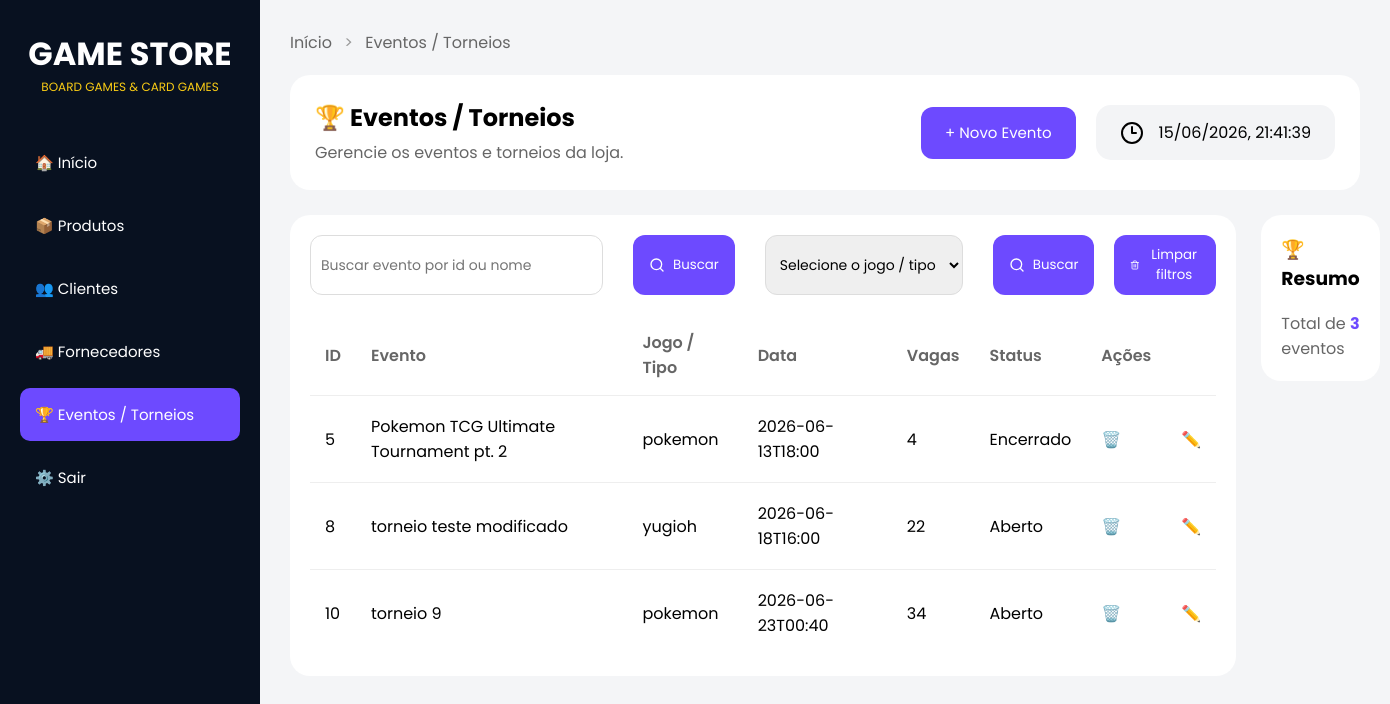
/eventos, run on the app's committed database.
### tables this page shows
CREATE TABLE eventos (
            id INTEGER PRIMARY KEY AUTOINCREMENT,
            nome TEXT NOT NULL,
            jogo TEXT NOT NULL,
            data TEXT NOT NULL,
            vagas INTEGER NOT NULL
        );

### routes.py (the view)
@app.route("/eventos")
def eventos():
    criar_tabela_eventos()
    lista = listar_eventos()
    eventos_com_status = [] #outra lista para nn mecher no banco de dados, pois nn fizemos uma coluna status de verdade
    for evento in lista:
        status = obter_status_evento(
            evento[3],#data
            evento[4]#vagas
        )
        evento = list(evento)
        evento.append(status)
        eventos_com_status.append(evento)
    return render_template(
    "eventos.html",
    eventos=eventos_com_status,
    total_eventos=len(lista),
    modo = "criar"
)

### database.py (called while the page is built)
def conectar():
    return sqlite3.connect(CAMINHO_BANCO)

### modules/eventos.py (called while the page is built)
def criar_tabela_eventos():
    conn = conectar()
    cursor = conn.cursor()
    cursor.execute("""
        CREATE TABLE IF NOT EXISTS eventos (
            id INTEGER PRIMARY KEY AUTOINCREMENT,
            nome TEXT NOT NULL,
            jogo TEXT NOT NULL,
            data TEXT NOT NULL,
            vagas INTEGER NOT NULL
        )
    """)
    conn.commit()
    conn.close()

def listar_eventos():
    conn = conectar()
    cursor = conn.cursor()
    cursor.execute("SELECT * FROM eventos") # seleciona tudo da tabela eventos
    eventos = cursor.fetchall()
    conn.close()
    return eventos # retorna tudo q selecionamos com o fetchall

def obter_status_evento(data_evento, vagas):
    data_evento = datetime.strptime(
        data_evento,
        "%Y-%m-%dT%H:%M" #tranforma de: "2026-06-13T18:00" para:  (2026, 6, 13, 18, 0)
    )
    agora = datetime.now() #hora de agr no msm formato de cima
    if int(vagas) <= 0:
        return "Lotado"
    elif data_evento < agora:
        return "Encerrado"
    else:
        return "Aberto"

### templates/eventos.html (shortened to what this page needs)
<!doctype html>
<html lang="pt-BR">
<head>
  <link rel="stylesheet" href="{{ url_for('static', filename='eventos.css') }}" />
</head>
<body>
  <div class="sidebar">
    <div class="logo">
      <h1>GAME STORE</h1>
      <p>BOARD GAMES & CARD GAMES</p>
    </div>
    <div class="menu">
      <a href="/">🏠 Início</a>
      <a href="/produtos">📦 Produtos</a>
      <a href="/clientes">👥 Clientes</a>
      <a href="/fornecedores">🚚 Fornecedores</a>
      <a href="/eventos" class="active">🏆 Eventos / Torneios</a>
      <a href="#">⚙️ Sair</a>
    </div>
  </div>
  <main class="main">
    <div class="breadcrumb">
      <a href="/home">Início</a>
      <span>></span>
      <a href="/eventos">Eventos / Torneios</a>
    </div>
    <section class="topo">
      <div class="titulo-subt">
        <h1>🏆 Eventos / Torneios</h1>
        <p>Gerencie os eventos e torneios da loja.</p>
      </div>
      <div class="botoes-titulo">
        <button class="new-event" onclick="mostrarFormulario()">
          + Novo Evento
        </button>
      </div>
      <div class="data">
        <i data-lucide="clock-3"></i>
        <time id="data-hora" class="data-textos"></time>
      </div>
    </section>
    <section class="content">
      <div class="eventos">
        <div class="filtros">
          <form action="/eventos/busca" method="POST" class="form-busca">
            <input type="text" name="busca" placeholder="Buscar evento por id ou nome" required>
            <button type="submit" class="btn-filter"><i data-lucide="search" class="lucide-btn"></i> Buscar</button>
          </form>
          <form action="/eventos/busca-tipo" method="POST" class="form-busca">
            <select name="tipo" class="tipos-select" required>
              <option value="" disabled selected>Selecione o jogo / tipo</option>
            </select>
            <button type="submit" class="btn-filter"><i data-lucide="search" class="lucide-btn"></i> Buscar</button>
          </form>
          <form class="form-nofiltros" action="/eventos">
            <button type="submit" class="btn-clear"><i data-lucide="trash-2" class="lucide-btn"></i> Limpar
              filtros</button>
          </form>
        </div>
        <table class="tabela-eventos">
          <thead>
            <tr>
              <th>ID</th>
              <th>Evento</th>
              <th>Jogo / Tipo</th>
              <th>Data</th>
              <th>Vagas</th>
              <th>Status</th>
              <th>Ações</th>
            </tr>
          </thead>
          <tbody>
            {% if eventos%}
            {% for evento in eventos %}
            <tr>
              <td>{{ evento[0] }}</td>
              <td>{{ evento[1] }}</td>
              <td>{{ evento[2] }}</td>
              <td>{{ evento[3] }}</td>
              <td>{{ evento[4] }}</td>
              <td>{{ evento[5] }}</td>
              <td>
                <form action="/eventos/excluir/{{ evento[0] }}" method="POST">
                  <button type="submit">🗑️</button>
                </form>
              </td>
              <td>
                <form action="/eventos/editar/{{ evento[0] }}" method="GET">
                  <button type="submit">✏️</button>
                </form>
              </td>
              {% endfor %}
            </tr>
            {% else %}
            <tr>
              <td colspan="6">
                Nenhum evento encontrado
              </td>
            </tr>
            {% endif %}
          </tbody>
        </table>
      </div>
      <aside class="barra-direita">
        <div class="card">
          <h3>🏆 Resumo</h3>
          <div class="info">
            <span>Total de eventos</span>
            <strong>{{ total_eventos }}</strong>
          </div>
        </div>
      </aside>
    </section>
  </main>
</body>
</html>

### static/eventos.css (style rules this page uses)
* { margin: 0; padding: 0; box-sizing: border-box; font-family: "Poppins", sans-serif; }
body { background: #f4f5f7; display: flex; }
.sidebar { width: 260px; height: 100vh; background: #081120; color: white; padding: 30px 20px; position: fixed; }
.logo { text-align: center; margin-bottom: 40px; }
.logo h1 { font-size: 32px; }
.logo p { color: #facc15; font-size: 12px; }
.menu { display: flex; flex-direction: column; gap: 10px; }
.menu a { text-decoration: none; color: white; padding: 15px; border-radius: 10px; transition: 0.3s; font-size: 15px; }
.menu a.active { background: #6d4aff; }
.main { margin-left: 260px; width: calc(100% - 260px); padding: 30px; }
.breadcrumb { margin-bottom: 20px; }
.breadcrumb a { text-decoration: none; color: #666; }
.breadcrumb span { margin: 0 8px; color: #999; }
.topo { display: flex; align-items: center; gap: 20px; background: white; padding: 25px; border-radius: 20px; margin-bottom: 25px; width: 100%; }
.titulo-subt { flex: 1; }
.titulo-subt h1 { margin-bottom: 5px; }
.titulo-subt p { color: #666; }
.botoes-titulo { display: flex; gap: 10px; }
.new-event { height: 52px; padding: 0 24px; border: none; border-radius: 12px; font-size: 15px; cursor: pointer; transition: 0.3s; background: #6d4aff; color: white; }
.data { display: flex; align-items: center; gap: 15px; background: #f3f4f6; padding: 15px 24px; border-radius: 15px; }
.content { display: flex; gap: 25px; }
.eventos { flex: 1; background: white; border-radius: 20px; padding: 20px; }
.barra-direita { width: 320px; }
.card { background: white; border-radius: 20px; padding: 20px; margin-bottom: 20px; }
.card h3 { margin-bottom: 15px; }
.tabela-eventos { width: 100%; border-collapse: collapse; margin-top: 20px; }
.tabela-eventos th { text-align: left; color: #666; font-weight: 600; padding: 15px; }
.tabela-eventos td { padding: 18px 15px; border-top: 1px solid #eee; }
.tabela-eventos td form button { background: none; border: none; cursor: pointer; font-size: 16px; }
.filtros { display: flex; }
.form-busca { display: flex; gap: 10px; }
.form-busca input, select { padding: 10px; border: 1px solid #ddd; border-radius: 12px; font-size: 14px; margin-right: 20px; }
.tipos-select { margin-left: 30px; }
.lucide-btn { width: 16px; height: 16px; }
.btn-filter { display: flex; align-items: center; gap: 8px; background: #6d4aff; color: white; border: none; padding: 10px 16px; border-radius: 12px; cursor: pointer; transition: 0.3s; }
.form-nofiltros { display: flex; gap: 10px; }
.btn-clear { display: flex; align-items: center; gap: 8px; background: #6d4aff; color: white; border: none; padding: 10px 16px; margin-left: 20px; border-radius: 12px; cursor: pointer; transition: 0.3s; }
.info { display: flex; justify-content: space-between; margin-top: 18px; }
.info span { color: #666; }
.info strong { color: #6d4aff; }

### data on the page
eventos: id "5", nome "Pokemon TCG Ultimate Tournament pt. 2", jogo "pokemon", data "2026-06-13T18:00", vagas "4", evento "Encerrado"
eventos: id "8", nome "torneio teste modificado", jogo "yugioh", data "2026-06-18T16:00", vagas "22", evento "Aberto"
eventos: id "10", nome "torneio 9", jogo "pokemon", data "2026-06-23T00:40", vagas "34", evento "Aberto"

### other printed values
{{ total_eventos }} "3"
